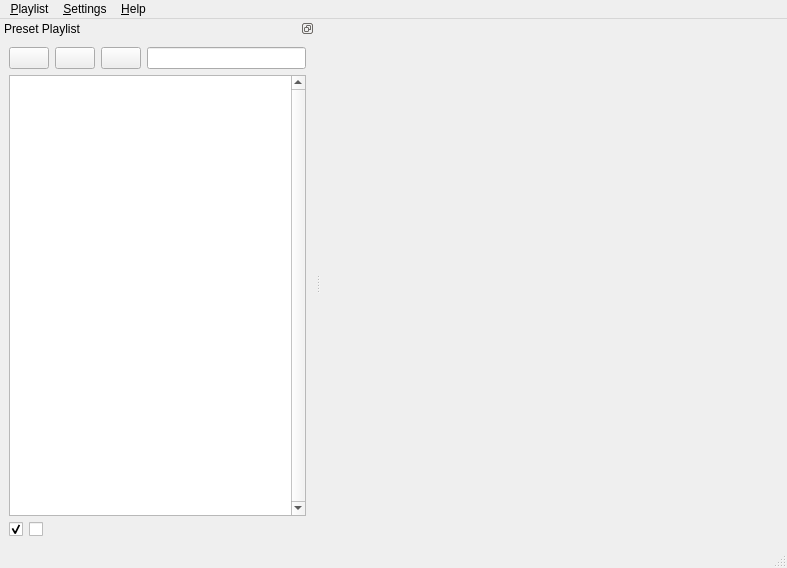
<ui version="4.0" >
 <class>QProjectM_MainWindow</class>
 <widget class="QMainWindow" name="QProjectM_MainWindow" >
  <property name="geometry" >
   <rect>
    <x>0</x>
    <y>0</y>
    <width>787</width>
    <height>568</height>
   </rect>
  </property>
  <property name="windowTitle" >
   <string>qprojectM</string>
  </property>
  <property name="windowIcon" >
   <iconset resource="application.qrc" >:/images/icons/prjm16-transparent.svg</iconset>
  </property>
  <property name="whatsThis" >
   <string/>
  </property>
  <widget class="QWidget" name="centralwidget" >
   <property name="focusPolicy" >
    <enum>Qt::ClickFocus</enum>
   </property>
  </widget>
  <widget class="QMenuBar" name="menuBar" >
   <property name="geometry" >
    <rect>
     <x>0</x>
     <y>0</y>
     <width>787</width>
     <height>26</height>
    </rect>
   </property>
   <widget class="QMenu" name="menuFile" >
    <property name="title" >
     <string>&amp;Playlist</string>
    </property>
    <addaction name="actionOpen_Play_List" />
    <addaction name="actionAddPresets" />
    <addaction name="separator" />
    <addaction name="actionSave_play_list" />
    <addaction name="actionSave_play_list_as" />
    <addaction name="separator" />
    <addaction name="actionExit" />
   </widget>
   <widget class="QMenu" name="menuAbout" >
    <property name="title" >
     <string>&amp;Help</string>
    </property>
    <addaction name="actionAbout_qprojectM" />
    <addaction name="actionAbout_Qt" />
   </widget>
   <widget class="QMenu" name="menuSettings" >
    <property name="title" >
     <string>&amp;Settings</string>
    </property>
    <addaction name="actionConfigure_projectM" />
   </widget>
   <addaction name="menuFile" />
   <addaction name="menuSettings" />
   <addaction name="menuAbout" />
  </widget>
  <widget class="QStatusBar" name="statusbar" />
  <widget class="QDockWidget" name="presetPlayListDockWidget" >
   <property name="sizePolicy" >
    <sizepolicy vsizetype="Expanding" hsizetype="Expanding" >
     <horstretch>0</horstretch>
     <verstretch>1</verstretch>
    </sizepolicy>
   </property>
   <property name="minimumSize" >
    <size>
     <width>315</width>
     <height>0</height>
    </size>
   </property>
   <property name="baseSize" >
    <size>
     <width>300</width>
     <height>0</height>
    </size>
   </property>
   <property name="whatsThis" >
    <string>&lt;html>&lt;head>&lt;meta name="qrichtext" content="1" />&lt;style type="text/css">
p, li { white-space: pre-wrap; }
&lt;/style>&lt;/head>&lt;body style=" font-family:'Sans Serif'; font-size:9pt; font-weight:400; font-style:normal;">
&lt;p style=" margin-top:0px; margin-bottom:0px; margin-left:0px; margin-right:0px; -qt-block-indent:0; text-indent:0px;">This dock panel provides a convenient interface to manage a list of presets for projectM to render. The behavior is very similar to a music player playlist.&lt;/p>&lt;/body>&lt;/html></string>
   </property>
   <property name="features" >
    <set>QDockWidget::DockWidgetFloatable|QDockWidget::DockWidgetMovable|QDockWidget::NoDockWidgetFeatures</set>
   </property>
   <property name="windowTitle" >
    <string comment="This is the preset playlist dock widget." >Preset Playlist</string>
   </property>
   <attribute name="dockWidgetArea" >
    <number>1</number>
   </attribute>
   <widget class="QWidget" name="dockWidgetContents" >
    <property name="sizePolicy" >
     <sizepolicy vsizetype="Expanding" hsizetype="Expanding" >
      <horstretch>1</horstretch>
      <verstretch>1</verstretch>
     </sizepolicy>
    </property>
    <layout class="QGridLayout" >
     <item row="0" column="0" colspan="2" >
      <widget class="QPushButton" name="presetOpenPushButton" >
       <property name="sizePolicy" >
        <sizepolicy vsizetype="Fixed" hsizetype="MinimumExpanding" >
         <horstretch>0</horstretch>
         <verstretch>0</verstretch>
        </sizepolicy>
       </property>
       <property name="toolTip" >
        <string>&lt;html>&lt;head>&lt;meta name="qrichtext" content="1" />&lt;style type="text/css">
p, li { white-space: pre-wrap; }
&lt;/style>&lt;/head>&lt;body style=" font-family:'Sans Serif'; font-size:9pt; font-weight:400; font-style:normal;">
&lt;p style=" margin-top:0px; margin-bottom:0px; margin-left:0px; margin-right:0px; -qt-block-indent:0; text-indent:0px;">Click here to add presets to the current playlist.&lt;/p>&lt;/body>&lt;/html></string>
       </property>
       <property name="text" >
        <string/>
       </property>
       <property name="icon" >
        <iconset resource="application.qrc" >:/images/icons/hi16-action-projectm_add_playlist.png</iconset>
       </property>
      </widget>
     </item>
     <item row="0" column="2" >
      <widget class="QPushButton" name="presetSavePushButton" >
       <property name="sizePolicy" >
        <sizepolicy vsizetype="Fixed" hsizetype="Expanding" >
         <horstretch>0</horstretch>
         <verstretch>0</verstretch>
        </sizepolicy>
       </property>
       <property name="toolTip" >
        <string>&lt;html>&lt;head>&lt;meta name="qrichtext" content="1" />&lt;style type="text/css">
p, li { white-space: pre-wrap; }
&lt;/style>&lt;/head>&lt;body style=" font-family:'Sans Serif'; font-size:9pt; font-weight:400; font-style:normal;">
&lt;p style=" margin-top:0px; margin-bottom:0px; margin-left:0px; margin-right:0px; -qt-block-indent:0; text-indent:0px;">Saves the currently loaded play list&lt;/p>&lt;/body>&lt;/html></string>
       </property>
       <property name="styleSheet" >
        <string/>
       </property>
       <property name="text" >
        <string/>
       </property>
       <property name="icon" >
        <iconset resource="application.qrc" >:/images/icons/hi16-action-projectm_save.png</iconset>
       </property>
      </widget>
     </item>
     <item row="0" column="3" >
      <widget class="QPushButton" name="clearPresetList_PushButton" >
       <property name="sizePolicy" >
        <sizepolicy vsizetype="Fixed" hsizetype="MinimumExpanding" >
         <horstretch>0</horstretch>
         <verstretch>0</verstretch>
        </sizepolicy>
       </property>
       <property name="toolTip" >
        <string>&lt;html>&lt;head>&lt;meta name="qrichtext" content="1" />&lt;style type="text/css">
p, li { white-space: pre-wrap; }
&lt;/style>&lt;/head>&lt;body style=" font-family:'Sans Serif'; font-size:9pt; font-weight:400; font-style:normal;">
&lt;p style=" margin-top:0px; margin-bottom:0px; margin-left:0px; margin-right:0px; -qt-block-indent:0; text-indent:0px;">Clears&lt;span style=" font-style:italic;"> all &lt;/span>presets&lt;span style=" font-style:italic;"> &lt;/span>in the playlist.&lt;/p>&lt;/body>&lt;/html></string>
       </property>
       <property name="text" >
        <string/>
       </property>
       <property name="icon" >
        <iconset resource="application.qrc" >:/images/icons/hi16-action-projectm_playlist_clear.png</iconset>
       </property>
      </widget>
     </item>
     <item row="0" column="4" >
      <widget class="QLineEdit" name="presetSearchBarLineEdit" >
       <property name="sizePolicy" >
        <sizepolicy vsizetype="Fixed" hsizetype="Expanding" >
         <horstretch>20</horstretch>
         <verstretch>0</verstretch>
        </sizepolicy>
       </property>
       <property name="statusTip" >
        <string>Start typing in a filter to crop the play list.</string>
       </property>
       <property name="whatsThis" >
        <string>&lt;html>&lt;head>&lt;meta name="qrichtext" content="1" />&lt;style type="text/css">
p, li { white-space: pre-wrap; }
&lt;/style>&lt;/head>&lt;body style=" font-family:'Sans Serif'; font-size:9pt; font-weight:400; font-style:normal;">
&lt;p style=" margin-top:0px; margin-bottom:0px; margin-left:0px; margin-right:0px; -qt-block-indent:0; text-indent:0px;">Use this search bar to crop your preset play list. Only the presets that match your search criteria will be queued.&lt;/p>&lt;/body>&lt;/html></string>
       </property>
      </widget>
     </item>
     <item row="1" column="0" colspan="5" >
      <widget class="QPlaylistTableView" name="tableView" >
       <property name="sizePolicy" >
        <sizepolicy vsizetype="Expanding" hsizetype="Expanding" >
         <horstretch>2</horstretch>
         <verstretch>4</verstretch>
        </sizepolicy>
       </property>
       <property name="minimumSize" >
        <size>
         <width>5</width>
         <height>5</height>
        </size>
       </property>
       <property name="baseSize" >
        <size>
         <width>200</width>
         <height>0</height>
        </size>
       </property>
       <property name="acceptDrops" >
        <bool>true</bool>
       </property>
       <property name="statusTip" >
        <string>Double click on a preset to render it, or drag presets to change the preset order.</string>
       </property>
       <property name="autoFillBackground" >
        <bool>false</bool>
       </property>
       <property name="frameShape" >
        <enum>QFrame::StyledPanel</enum>
       </property>
       <property name="frameShadow" >
        <enum>QFrame::Sunken</enum>
       </property>
       <property name="verticalScrollBarPolicy" >
        <enum>Qt::ScrollBarAlwaysOn</enum>
       </property>
       <property name="horizontalScrollBarPolicy" >
        <enum>Qt::ScrollBarAlwaysOff</enum>
       </property>
       <property name="dragEnabled" >
        <bool>true</bool>
       </property>
       <property name="dragDropOverwriteMode" >
        <bool>false</bool>
       </property>
       <property name="dragDropMode" >
        <enum>QAbstractItemView::DragDrop</enum>
       </property>
       <property name="alternatingRowColors" >
        <bool>false</bool>
       </property>
       <property name="selectionMode" >
        <enum>QAbstractItemView::ExtendedSelection</enum>
       </property>
       <property name="selectionBehavior" >
        <enum>QAbstractItemView::SelectRows</enum>
       </property>
       <property name="showGrid" >
        <bool>false</bool>
       </property>
       <property name="gridStyle" >
        <enum>Qt::DashDotDotLine</enum>
       </property>
      </widget>
     </item>
     <item row="2" column="0" >
      <widget class="QCheckBox" name="shuffleEnabledCheckBox" >
       <property name="enabled" >
        <bool>true</bool>
       </property>
       <property name="sizePolicy" >
        <sizepolicy vsizetype="Minimum" hsizetype="Fixed" >
         <horstretch>0</horstretch>
         <verstretch>0</verstretch>
        </sizepolicy>
       </property>
       <property name="cursor" >
        <cursorShape>PointingHandCursor</cursorShape>
       </property>
       <property name="toolTip" >
        <string>&lt;html>&lt;head>&lt;meta name="qrichtext" content="1" />&lt;style type="text/css">
p, li { white-space: pre-wrap; }
&lt;/style>&lt;/head>&lt;body style=" font-family:'Sans Serif'; font-size:9pt; font-weight:400; font-style:normal;">
&lt;p style=" margin-top:0px; margin-bottom:0px; margin-left:0px; margin-right:0px; -qt-block-indent:0; text-indent:0px;">When the dice is activated, projectM will randomly select presets weighted by your rating preferences.&lt;/p>&lt;/body>&lt;/html></string>
       </property>
       <property name="statusTip" >
        <string>Enable / Disable Shuffle Mode</string>
       </property>
       <property name="whatsThis" >
        <string/>
       </property>
       <property name="styleSheet" >
        <string>QCheckBox::indicator:checked {
image: url(:/images/icons/hi16-action-projectm_random.png);
}

QCheckBox::indicator:unchecked{
image: url(:/images/icons/hi16-action-projectm_random_no.png);
}</string>
       </property>
       <property name="text" >
        <string/>
       </property>
       <property name="checked" >
        <bool>true</bool>
       </property>
       <property name="autoRepeat" >
        <bool>true</bool>
       </property>
      </widget>
     </item>
     <item row="2" column="1" colspan="4" >
      <widget class="QCheckBox" name="lockPresetCheckBox" >
       <property name="enabled" >
        <bool>true</bool>
       </property>
       <property name="sizePolicy" >
        <sizepolicy vsizetype="Minimum" hsizetype="Expanding" >
         <horstretch>1</horstretch>
         <verstretch>0</verstretch>
        </sizepolicy>
       </property>
       <property name="cursor" >
        <cursorShape>PointingHandCursor</cursorShape>
       </property>
       <property name="toolTip" >
        <string>&lt;html>&lt;head>&lt;meta name="qrichtext" content="1" />&lt;style type="text/css">
p, li { white-space: pre-wrap; }
&lt;/style>&lt;/head>&lt;body style=" font-family:'Sans Serif'; font-size:9pt; font-weight:400; font-style:normal;">
&lt;p style=" margin-top:0px; margin-bottom:0px; margin-left:0px; margin-right:0px; -qt-block-indent:0; text-indent:0px;">When the locked icon is shown, projectM will not automatically switch to another preset.&lt;/p>&lt;/body>&lt;/html></string>
       </property>
       <property name="statusTip" >
        <string>Lock / Unlock the selected preset</string>
       </property>
       <property name="whatsThis" >
        <string/>
       </property>
       <property name="styleSheet" >
        <string>QCheckBox::indicator:checked {image: url(:/images/icons/hi16-action-projectm_lock.png);
}

QCheckBox::indicator:unchecked{
image: url(:/images/icons/hi16-action-projectm_unlock.png);
}</string>
       </property>
       <property name="text" >
        <string/>
       </property>
       <property name="checked" >
        <bool>false</bool>
       </property>
       <property name="autoRepeat" >
        <bool>true</bool>
       </property>
      </widget>
     </item>
    </layout>
   </widget>
  </widget>
  <action name="actionAddPresets" >
   <property name="icon" >
    <iconset resource="application.qrc" >:/images/icons/hi16-action-projectm_add_playlist.png</iconset>
   </property>
   <property name="text" >
    <string>&amp;Add Presets...</string>
   </property>
  </action>
  <action name="actionAbout_qprojectM" >
   <property name="text" >
    <string>About qprojectM</string>
   </property>
  </action>
  <action name="actionAbout_Qt" >
   <property name="text" >
    <string>About Qt</string>
   </property>
  </action>
  <action name="actionExit" >
   <property name="text" >
    <string>&amp;Quit</string>
   </property>
  </action>
  <action name="actionSave_play_list" >
   <property name="icon" >
    <iconset resource="application.qrc" >:/images/icons/hi16-action-projectm_save.png</iconset>
   </property>
   <property name="text" >
    <string>&amp;Save Playlist</string>
   </property>
  </action>
  <action name="actionSave_play_list_as" >
   <property name="text" >
    <string>Save Playlist &amp;As...</string>
   </property>
  </action>
  <action name="actionConfigure_projectM" >
   <property name="text" >
    <string>Configure projectM...</string>
   </property>
  </action>
  <action name="actionOpen_Play_List" >
   <property name="text" >
    <string>&amp;Open Playlist...</string>
   </property>
  </action>
  <action name="actionLockPreset" >
   <property name="icon" >
    <iconset resource="application.qrc" >:/images/icons/hi16-action-projectm_lock.png</iconset>
   </property>
   <property name="text" >
    <string>Lock Active Preset</string>
   </property>
  </action>
 </widget>
 <customwidgets>
  <customwidget>
   <class>QPlaylistTableView</class>
   <extends>QTableView</extends>
   <header>qplaylisttableview.hpp</header>
  </customwidget>
 </customwidgets>
 <resources>
  <include location="application.qrc" />
 </resources>
 <connections>
  <connection>
   <sender>presetOpenPushButton</sender>
   <signal>clicked()</signal>
   <receiver>actionAddPresets</receiver>
   <slot>trigger()</slot>
   <hints>
    <hint type="sourcelabel" >
     <x>221</x>
     <y>66</y>
    </hint>
    <hint type="destinationlabel" >
     <x>-1</x>
     <y>-1</y>
    </hint>
   </hints>
  </connection>
  <connection>
   <sender>presetSavePushButton</sender>
   <signal>clicked()</signal>
   <receiver>actionSave_play_list</receiver>
   <slot>trigger()</slot>
   <hints>
    <hint type="sourcelabel" >
     <x>52</x>
     <y>66</y>
    </hint>
    <hint type="destinationlabel" >
     <x>-1</x>
     <y>-1</y>
    </hint>
   </hints>
  </connection>
 </connections>
</ui>
